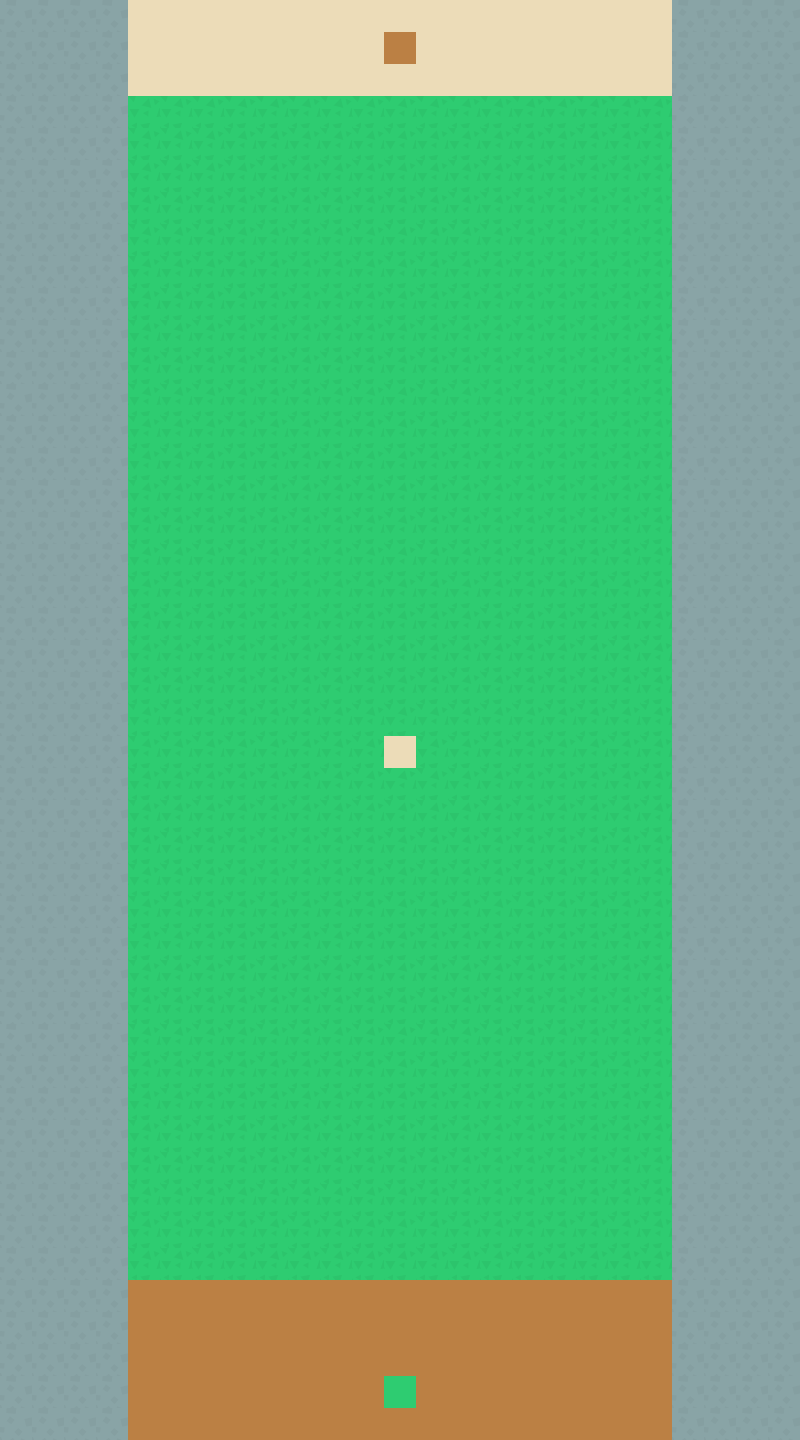

Tiled map render using the project's own tile images. Description and the whole map definition, tile-layer contents included, below:
An orthogonal 25x45 tile map with 32x32 px tiles, 2 tile layers (Tile Layer 1, Tile Layer 2).

<map version="1.9" tiledversion="1.9.2" orientation="orthogonal" renderorder="right-down" width="25" height="45" tilewidth="32" tileheight="32" infinite="0" nextlayerid="3" nextobjectid="1">
 <tileset firstgid="1" source="kenney.tsx" />
 <layer id="1" name="Tile Layer 1" width="25" height="45">
  <data encoding="csv">
392,392,392,392,565,565,565,565,565,565,565,565,565,565,565,565,565,565,565,565,565,392,392,392,392,
392,392,392,392,565,565,565,565,565,565,565,565,565,565,565,565,565,565,565,565,565,392,392,392,392,
392,392,392,392,565,565,565,565,565,565,565,565,565,565,565,565,565,565,565,565,565,392,392,392,392,
392,392,392,392,96,96,96,96,96,96,96,96,96,96,96,96,96,96,96,96,96,392,392,392,392,
392,392,392,392,96,96,96,96,96,96,96,96,96,96,96,96,96,96,96,96,96,392,392,392,392,
392,392,392,392,96,96,96,96,96,96,96,96,96,96,96,96,96,96,96,96,96,392,392,392,392,
392,392,392,392,96,96,96,96,96,96,96,96,96,96,96,96,96,96,96,96,96,392,392,392,392,
392,392,392,392,96,96,96,96,96,96,96,96,96,96,96,96,96,96,96,96,96,392,392,392,392,
392,392,392,392,96,96,96,96,96,96,96,96,96,96,96,96,96,96,96,96,96,392,392,392,392,
392,392,392,392,96,96,96,96,96,96,96,96,96,96,96,96,96,96,96,96,96,392,392,392,392,
392,392,392,392,96,96,96,96,96,96,96,96,96,96,96,96,96,96,96,96,96,392,392,392,392,
392,392,392,392,96,96,96,96,96,96,96,96,96,96,96,96,96,96,96,96,96,392,392,392,392,
392,392,392,392,96,96,96,96,96,96,96,96,96,96,96,96,96,96,96,96,96,392,392,392,392,
392,392,392,392,96,96,96,96,96,96,96,96,96,96,96,96,96,96,96,96,96,392,392,392,392,
392,392,392,392,96,96,96,96,96,96,96,96,96,96,96,96,96,96,96,96,96,392,392,392,392,
392,392,392,392,96,96,96,96,96,96,96,96,96,96,96,96,96,96,96,96,96,392,392,392,392,
392,392,392,392,96,96,96,96,96,96,96,96,96,96,96,96,96,96,96,96,96,392,392,392,392,
392,392,392,392,96,96,96,96,96,96,96,96,96,96,96,96,96,96,96,96,96,392,392,392,392,
392,392,392,392,96,96,96,96,96,96,96,96,96,96,96,96,96,96,96,96,96,392,392,392,392,
392,392,392,392,96,96,96,96,96,96,96,96,96,96,96,96,96,96,96,96,96,392,392,392,392,
392,392,392,392,96,96,96,96,96,96,96,96,96,96,96,96,96,96,96,96,96,392,392,392,392,
392,392,392,392,96,96,96,96,96,96,96,96,96,96,96,96,96,96,96,96,96,392,392,392,392,
392,392,392,392,96,96,96,96,96,96,96,96,96,96,96,96,96,96,96,96,96,392,392,392,392,
392,392,392,392,96,96,96,96,96,96,96,96,96,96,96,96,96,96,96,96,96,392,392,392,392,
392,392,392,392,96,96,96,96,96,96,96,96,96,96,96,96,96,96,96,96,96,392,392,392,392,
392,392,392,392,96,96,96,96,96,96,96,96,96,96,96,96,96,96,96,96,96,392,392,392,392,
392,392,392,392,96,96,96,96,96,96,96,96,96,96,96,96,96,96,96,96,96,392,392,392,392,
392,392,392,392,96,96,96,96,96,96,96,96,96,96,96,96,96,96,96,96,96,392,392,392,392,
392,392,392,392,96,96,96,96,96,96,96,96,96,96,96,96,96,96,96,96,96,392,392,392,392,
392,392,392,392,96,96,96,96,96,96,96,96,96,96,96,96,96,96,96,96,96,392,392,392,392,
392,392,392,392,96,96,96,96,96,96,96,96,96,96,96,96,96,96,96,96,96,392,392,392,392,
392,392,392,392,96,96,96,96,96,96,96,96,96,96,96,96,96,96,96,96,96,392,392,392,392,
392,392,392,392,96,96,96,96,96,96,96,96,96,96,96,96,96,96,96,96,96,392,392,392,392,
392,392,392,392,96,96,96,96,96,96,96,96,96,96,96,96,96,96,96,96,96,392,392,392,392,
392,392,392,392,96,96,96,96,96,96,96,96,96,96,96,96,96,96,96,96,96,392,392,392,392,
392,392,392,392,96,96,96,96,96,96,96,96,96,96,96,96,96,96,96,96,96,392,392,392,392,
392,392,392,392,96,96,96,96,96,96,96,96,96,96,96,96,96,96,96,96,96,392,392,392,392,
392,392,392,392,96,96,96,96,96,96,96,96,96,96,96,96,96,96,96,96,96,392,392,392,392,
392,392,392,392,96,96,96,96,96,96,96,96,96,96,96,96,96,96,96,96,96,392,392,392,392,
392,392,392,392,96,96,96,96,96,96,96,96,96,96,96,96,96,96,96,96,96,392,392,392,392,
392,392,392,392,1,1,1,1,1,1,1,1,1,1,1,1,1,1,1,1,1,392,392,392,392,
392,392,392,392,1,1,1,1,1,1,1,1,1,1,1,1,1,1,1,1,1,392,392,392,392,
392,392,392,392,1,1,1,1,1,1,1,1,1,1,1,1,1,1,1,1,1,392,392,392,392,
392,392,392,392,1,1,1,1,1,1,1,1,1,1,1,1,1,1,1,1,1,392,392,392,392,
392,392,392,392,1,1,1,1,1,1,1,1,1,1,1,1,1,1,1,1,1,392,392,392,392
</data>
 </layer>
 <layer id="2" name="Tile Layer 2" width="25" height="45">
  <data encoding="csv">
0,0,0,0,0,0,0,0,0,0,0,0,0,0,0,0,0,0,0,0,0,0,0,0,0,
0,0,0,0,0,0,0,0,0,0,0,0,144,0,0,0,0,0,0,0,0,0,0,0,0,
0,0,0,0,0,0,0,0,0,0,0,0,0,0,0,0,0,0,0,0,0,0,0,0,0,
0,0,0,0,0,0,0,0,0,0,0,0,0,0,0,0,0,0,0,0,0,0,0,0,0,
0,0,0,0,0,0,0,0,0,0,0,0,0,0,0,0,0,0,0,0,0,0,0,0,0,
0,0,0,0,0,0,0,0,0,0,0,0,0,0,0,0,0,0,0,0,0,0,0,0,0,
0,0,0,0,0,0,0,0,0,0,0,0,0,0,0,0,0,0,0,0,0,0,0,0,0,
0,0,0,0,0,0,0,0,0,0,0,0,0,0,0,0,0,0,0,0,0,0,0,0,0,
0,0,0,0,0,0,0,0,0,0,0,0,0,0,0,0,0,0,0,0,0,0,0,0,0,
0,0,0,0,0,0,0,0,0,0,0,0,0,0,0,0,0,0,0,0,0,0,0,0,0,
0,0,0,0,0,0,0,0,0,0,0,0,0,0,0,0,0,0,0,0,0,0,0,0,0,
0,0,0,0,0,0,0,0,0,0,0,0,0,0,0,0,0,0,0,0,0,0,0,0,0,
0,0,0,0,0,0,0,0,0,0,0,0,0,0,0,0,0,0,0,0,0,0,0,0,0,
0,0,0,0,0,0,0,0,0,0,0,0,0,0,0,0,0,0,0,0,0,0,0,0,0,
0,0,0,0,0,0,0,0,0,0,0,0,0,0,0,0,0,0,0,0,0,0,0,0,0,
0,0,0,0,0,0,0,0,0,0,0,0,0,0,0,0,0,0,0,0,0,0,0,0,0,
0,0,0,0,0,0,0,0,0,0,0,0,0,0,0,0,0,0,0,0,0,0,0,0,0,
0,0,0,0,0,0,0,0,0,0,0,0,0,0,0,0,0,0,0,0,0,0,0,0,0,
0,0,0,0,0,0,0,0,0,0,0,0,0,0,0,0,0,0,0,0,0,0,0,0,0,
0,0,0,0,0,0,0,0,0,0,0,0,0,0,0,0,0,0,0,0,0,0,0,0,0,
0,0,0,0,0,0,0,0,0,0,0,0,0,0,0,0,0,0,0,0,0,0,0,0,0,
0,0,0,0,0,0,0,0,0,0,0,0,0,0,0,0,0,0,0,0,0,0,0,0,0,
0,0,0,0,0,0,0,0,0,0,0,0,0,0,0,0,0,0,0,0,0,0,0,0,0,
0,0,0,0,0,0,0,0,0,0,0,0,696,0,0,0,0,0,0,0,0,0,0,0,0,
0,0,0,0,0,0,0,0,0,0,0,0,0,0,0,0,0,0,0,0,0,0,0,0,0,
0,0,0,0,0,0,0,0,0,0,0,0,0,0,0,0,0,0,0,0,0,0,0,0,0,
0,0,0,0,0,0,0,0,0,0,0,0,0,0,0,0,0,0,0,0,0,0,0,0,0,
0,0,0,0,0,0,0,0,0,0,0,0,0,0,0,0,0,0,0,0,0,0,0,0,0,
0,0,0,0,0,0,0,0,0,0,0,0,0,0,0,0,0,0,0,0,0,0,0,0,0,
0,0,0,0,0,0,0,0,0,0,0,0,0,0,0,0,0,0,0,0,0,0,0,0,0,
0,0,0,0,0,0,0,0,0,0,0,0,0,0,0,0,0,0,0,0,0,0,0,0,0,
0,0,0,0,0,0,0,0,0,0,0,0,0,0,0,0,0,0,0,0,0,0,0,0,0,
0,0,0,0,0,0,0,0,0,0,0,0,0,0,0,0,0,0,0,0,0,0,0,0,0,
0,0,0,0,0,0,0,0,0,0,0,0,0,0,0,0,0,0,0,0,0,0,0,0,0,
0,0,0,0,0,0,0,0,0,0,0,0,0,0,0,0,0,0,0,0,0,0,0,0,0,
0,0,0,0,0,0,0,0,0,0,0,0,0,0,0,0,0,0,0,0,0,0,0,0,0,
0,0,0,0,0,0,0,0,0,0,0,0,0,0,0,0,0,0,0,0,0,0,0,0,0,
0,0,0,0,0,0,0,0,0,0,0,0,0,0,0,0,0,0,0,0,0,0,0,0,0,
0,0,0,0,0,0,0,0,0,0,0,0,0,0,0,0,0,0,0,0,0,0,0,0,0,
0,0,0,0,0,0,0,0,0,0,0,0,0,0,0,0,0,0,0,0,0,0,0,0,0,
0,0,0,0,0,0,0,0,0,0,0,0,0,0,0,0,0,0,0,0,0,0,0,0,0,
0,0,0,0,0,0,0,0,0,0,0,0,0,0,0,0,0,0,0,0,0,0,0,0,0,
0,0,0,0,0,0,0,0,0,0,0,0,0,0,0,0,0,0,0,0,0,0,0,0,0,
0,0,0,0,0,0,0,0,0,0,0,0,466,0,0,0,0,0,0,0,0,0,0,0,0,
0,0,0,0,0,0,0,0,0,0,0,0,0,0,0,0,0,0,0,0,0,0,0,0,0
</data>
 </layer>
</map>
